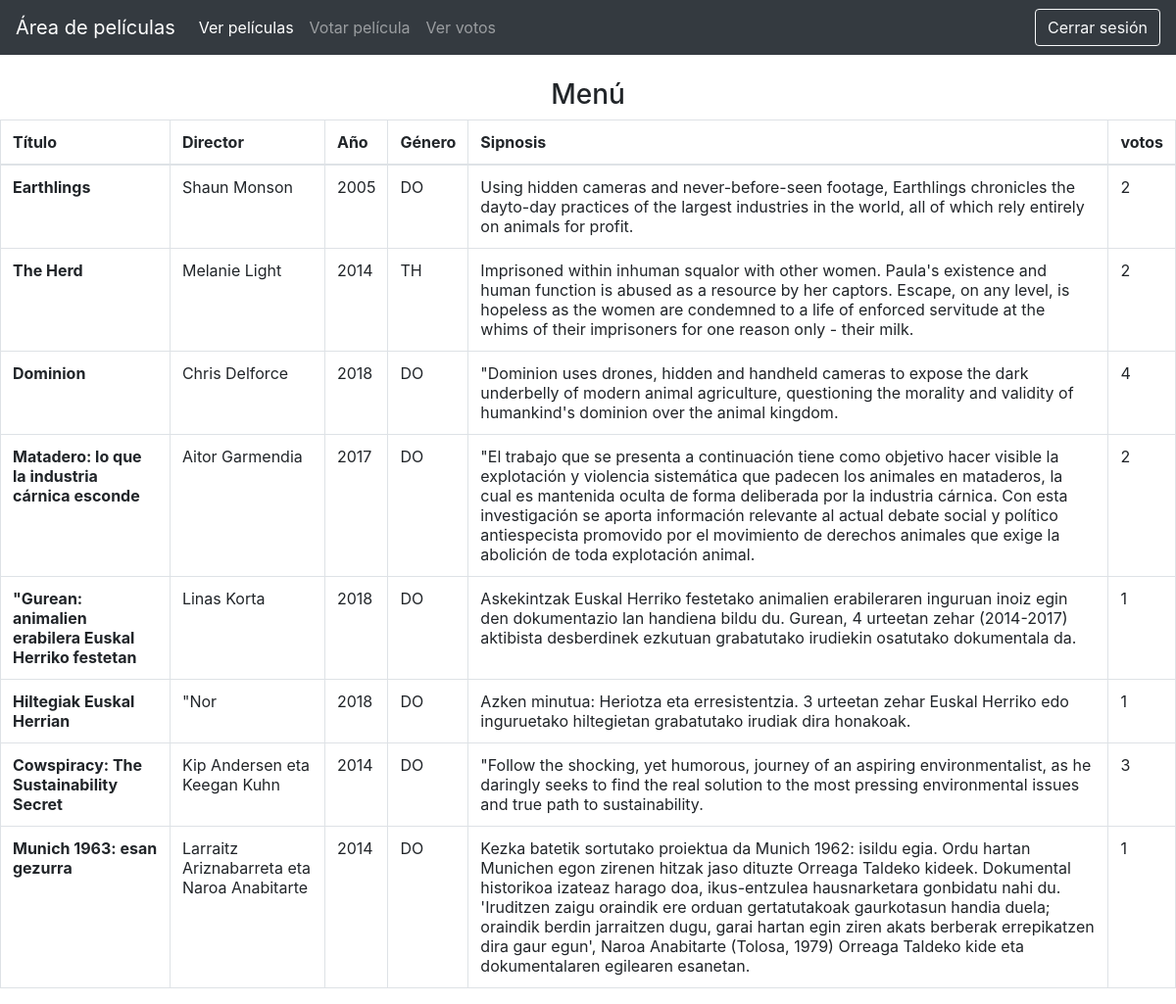
The app's page /films/ (signed in), older data.
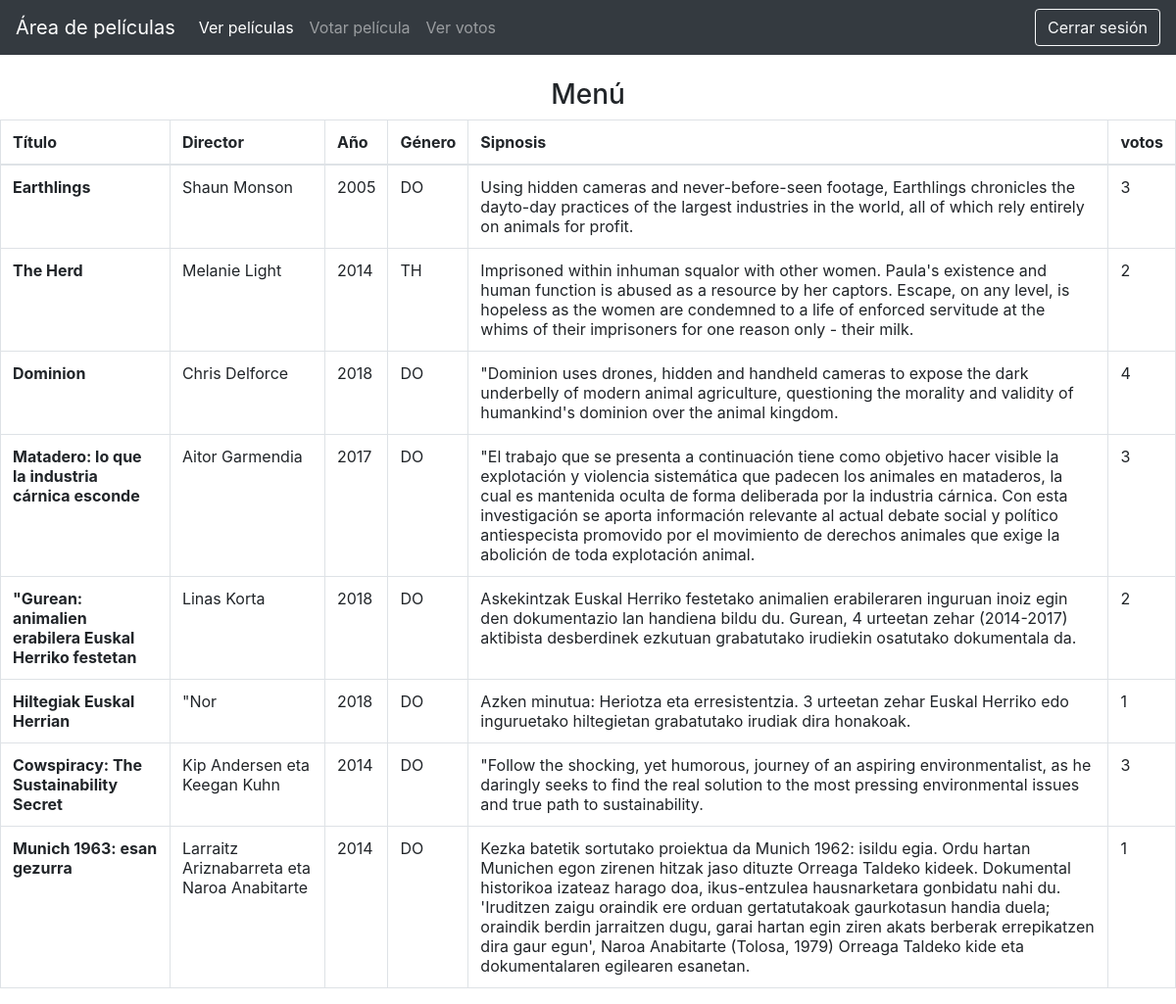
The same page, newer data.
### sitioDeFilms/models.py (models this page shows, shortened)
class Pelicula(models.Model):
    title = models.CharField(max_length=100)
    director = models.CharField(max_length=60)
    year = models.IntegerField()
    genero = models.CharField(max_length=2)
    sinopsis = models.CharField(max_length=500)
    votos = models.IntegerField()
    whoVote = models.CharField(max_length=600, blank=True)
    def get_whoVote_list(self):
        return self.whoVote.split(',')
    def set_whoVote_list(self, value):
        self.whoVote = ','.join(value)
    whoVote_list = property(get_whoVote_list, set_whoVote_list)

### sitioDeFilms/views.py (the view)
# urls.py: path('films/', views.filmsPage, name='films'),
@login_required(login_url='login')
def filmsPage(request):
    films = Pelicula.objects.all()
    return render(request, 'films.html', {'films': films})

### templates/films.html (shortened to what this page needs)
{% include 'navegation.html' %}
    {% block content %}
        <div>
            <div>
                <div>
                    <h3 align="center">Menú</h3>
                </div>
                <div>
                    <table class="table table-bordered">
                    <thead>
                        <tr>
                            <th scope="col">Título</th>
                            <th scope="col">Director</th>
                            <th scope="col">Año</th>
                            <th scope="col">Género</th>
                            <th scope="col" style="max-width: 50px">Sipnosis</th>
                            <th scope="col">votos</th>
                        </tr>
                        </thead>
                        <tbody>
                        {% for i in films %}
                            <tr>
                                <th scope="row">{{ i.title }}</th>
                                <td>{{ i.director }}</td>
                                <td>{{ i.year }}</td>
                                <td>{{ i.genero }}</td>
                                <td>{{ i.sinopsis }}</td>
                                <td>{{ i.votos }}</td>
                            </tr>
                        {% endfor %}
                    </tbody>
                    </table>
                </div>
            </div>
        </div>
    {% endblock content %}

### templates/navegation.html (shortened to what this page needs)
{% load static %}
<link rel="stylesheet" href="https://cdn.jsdelivr.net/npm/bootstrap@4.0.0/dist/css/bootstrap.min.css">
<nav class="navbar navbar-expand-lg navbar-dark bg-dark">
  <a class="navbar-brand" href="{% url 'home' %}">Área de películas</a>
  <div class="collapse navbar-collapse" id="navbarTogglerDemo03">
    <ul class="navbar-nav mr-auto mt-2 mt-lg-0">
      <li class="nav-item {% if request.path == '/films/' %}active{% endif %}">
        <a class="nav-link" href="{% url 'films' %}">Ver películas <span class="sr-only">(current)</span></a>
      </li>
      <li class="nav-item {% if request.path == '/vote/' %}active{% endif %}">
        <a class="nav-link" href="{% url 'vote' %}">Votar película</a>
      </li>
        <li class="nav-item {% if request.path == '/votes/' %}active{% endif %}">
        <a class="nav-link" href="{% url 'votes' %}">Ver votos</a>
      </li>
    </ul>
    <form class="form-inline my-2 my-lg-0">
      <a href="{% url 'logout' %}" class="btn btn-outline-light">Cerrar sesión</a>
    </form>
  </div>
</nav>

Row changes from the older to the newer data that the page shows:
changed Pelicula "Earthlings": votos "2" → "3"
changed Pelicula "Matadero: lo que la industria cárnica esconde": votos "2" → "3"
changed Pelicula "\"Gurean: animalien erabilera Euskal Herriko festetan": votos "1" → "2"
